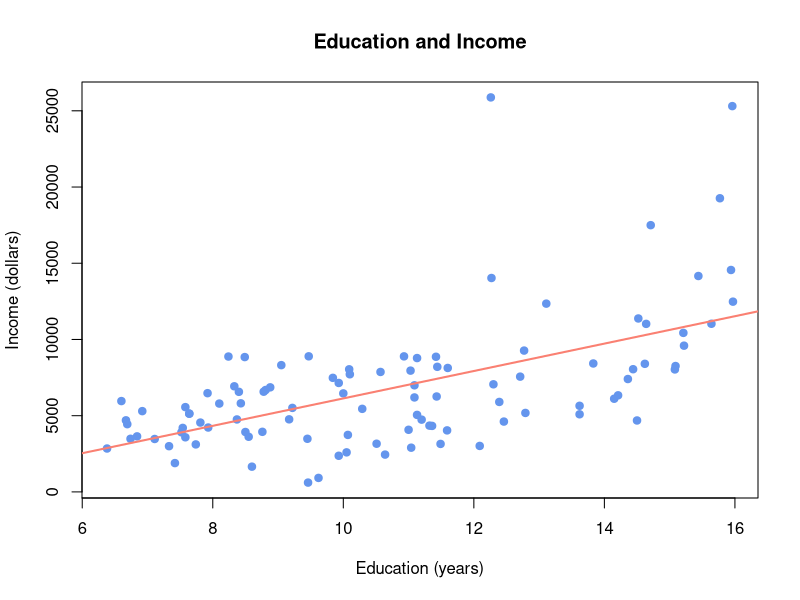

This figure's R source:
# car : Prestige 데이터 셋이 있음.
library(car)

# education, income, women, prestige, census, type
str(Prestige)


Prestige.lm <- lm(income ~ education, data = Prestige)

# income = -2853.6 + 898.9*eduction
Prestige.lm

plot(Prestige$income ~ Prestige$education, 
     col = 'cornflowerblue', pch = 19, 
     xlab = 'Education (years)', ylab = 'Income (dollars)',
     main = 'Education and Income')
abline(Prestige.lm, col = 'salmon', lwd=2)

# 교육기간과 소득은 양의 상관관계를 갖는다. 교육기간이 1년 증가할 때마다 소득은 898.8달러 증가한다.
# lm 에 사용할 수 있는 추출 함수는 다음과 같다.
# anova : 분산분석
# coefficient / coef : 회귀계수
# confint : 회귀계수의 신뢰구간
# fitted : 회귀식에 의한 예측값
# residuals / resid : 잔차
# summary : 주요 분석 정보(잔차, 회귀계수, R^2, F-value etc.)


Prestige.lm.summary <- summary(Prestige.lm)

# summary 를 통해서 전반적인 회귀분석 결과를 도출할 수 있지만, 용도별 추출함수를 이용하면
# 조금 더 자세한 결과를 확인할 수 있다. 
coef(Prestige.lm.summary)

# anova에서 필요한 특정 원소만 추출할수도 있다.
anova(Prestige.lm)

rownames(anova(Prestige.lm)); colnames(anova(Prestige.lm))
anova(Prestige.lm)['education', 'Pr(>F)']

anova(Prestige.lm)[1, 4]

# 계수만 출력할수도 있다. 
coef(Prestige.lm)

confint(Prestige.lm)

# 회귀식에 의한 예측값을 벡터로 반환해준다. 
fitted(Prestige.lm)[1:3]

# 잔차를 보여준다.
resid(Prestige.lm)[1:3]

# 예측을 할 때에도 사용을 할 수 있다. 
# Prestige.new == test data 
Prestige.new <- data.frame(education=c(5, 10, 15))
Prestige.new
# 예측을 할 때에는 해당 모델을 넣고 다음에 newdata 라는 인자를 통해 새로운 값을 집어넣어준다.
# predict(lm, newdata = )
predict(Prestige.lm, newdata = Prestige.new)

predict(Prestige.lm, newdata = Prestige.new, interval = 'confidence')


# 데이터 전체가 아닌 일부만 하고싶을 경우 다음과 같이 한다.
mean(Prestige$education)

# education 이 평균보다 큰 데이터셋에 한해서만 분석을 시행한다.
lm(income ~ education, data=Prestige, subset = (education > mean(education)))

lm(income ~ education, data=Prestige, subset = (education <= mean(education)))

# 비교를 해보면 5배나 절편값이 크다 .
# 교육을 더 많이받은 직업은 교육기간이 1년 늘어나면 소득이 급증한다.
# 단일 변수보다는 굴절을 갖는 곡선이 조금 더 성능이 좋을 수 있다고 생각할 수 있다.


